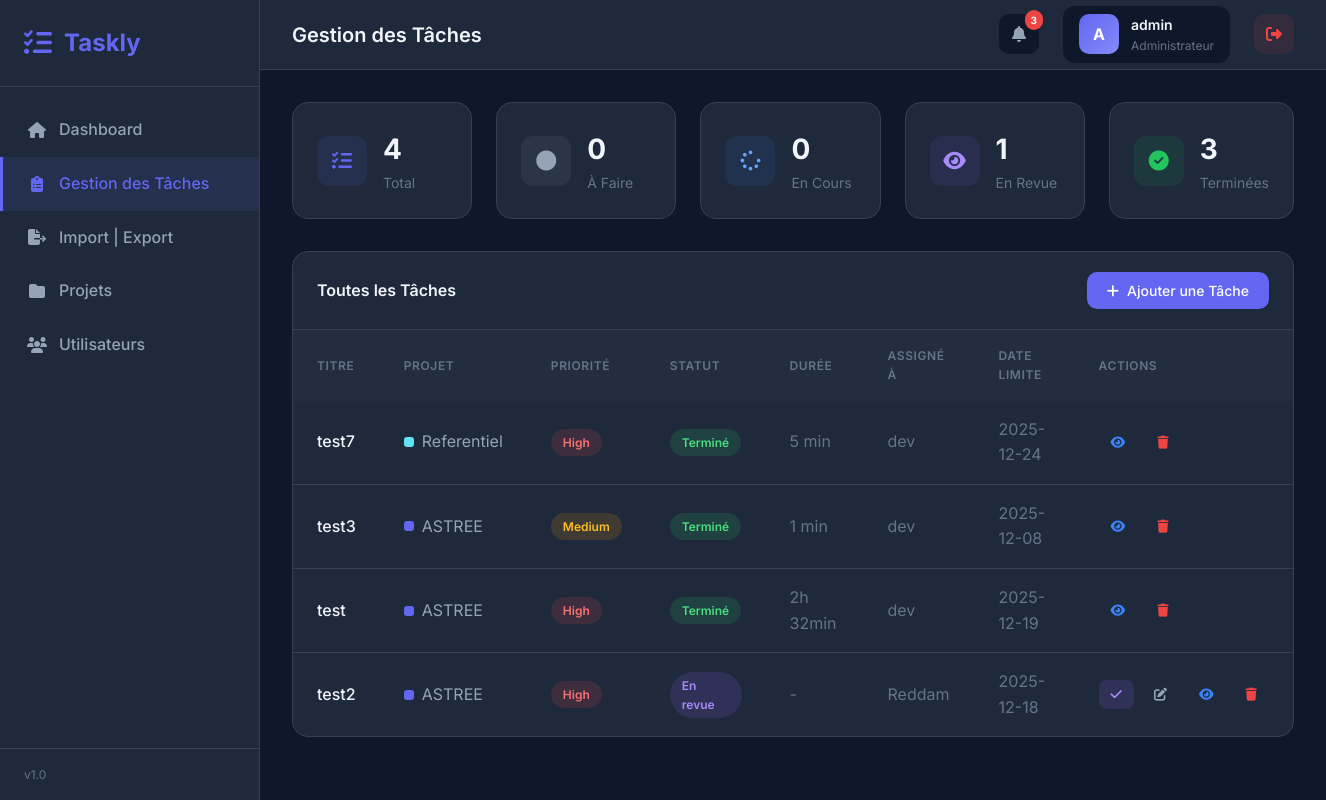
/pages/tasks.php (signed in), run on the app's committed database.
### tables this page shows
CREATE TABLE `tasks` (
  `id` int(11) NOT NULL,
  `title` varchar(150) NOT NULL,
  `description` text DEFAULT NULL,
  `status` enum('todo','in_progress','review','done') DEFAULT 'todo',
  `priority` enum('low','medium','high') DEFAULT 'medium',
  `assigned_to` int(11) DEFAULT NULL,
  `created_by` int(11) DEFAULT NULL,
  `due_date` date DEFAULT NULL,
  `created_at` timestamp NOT NULL DEFAULT current_timestamp(),
  `project_id` int(11) DEFAULT NULL,
  `completed_at` datetime DEFAULT NULL,
  `duration` int(11) DEFAULT NULL
);

CREATE TABLE `projects` (
  `id` int(11) NOT NULL,
  `name` varchar(100) NOT NULL,
  `description` text DEFAULT NULL,
  `color` varchar(7) DEFAULT '#6366f1',
  `created_at` timestamp NOT NULL DEFAULT current_timestamp()
);

CREATE TABLE `users` (
  `id` int(11) NOT NULL,
  `username` varchar(50) NOT NULL,
  `email` varchar(100) NOT NULL,
  `password` varchar(255) NOT NULL,
  `role` enum('admin','dev') NOT NULL DEFAULT 'dev',
  `created_at` timestamp NOT NULL DEFAULT current_timestamp()
);

### pages/tasks.php (the view, shortened to what this page needs)
<?php
require '../config/db.php';
$role = $_SESSION['user_role'];
if ($role === 'admin') {
    $stmt = $pdo->query("SELECT id, username FROM users WHERE role = 'dev'");
}
$totalTasks = $pdo->query("SELECT COUNT(*) FROM tasks")->fetchColumn();
$todoTasks = $pdo->query("SELECT COUNT(*) FROM tasks WHERE status = 'todo'")->fetchColumn();
$inProgressTasks = $pdo->query("SELECT COUNT(*) FROM tasks WHERE status = 'in_progress'")->fetchColumn();
$reviewTasks = $pdo->query("SELECT COUNT(*) FROM tasks WHERE status = 'review'")->fetchColumn();
$doneTasks = $pdo->query("SELECT COUNT(*) FROM tasks WHERE status = 'done'")->fetchColumn();
if ($role === 'admin') {
    $sql = "SELECT t.*, u.username as assigned_user, p.name as project_name, p.color as project_color
            FROM tasks t
            LEFT JOIN users u ON t.assigned_to = u.id
            LEFT JOIN projects p ON t.project_id = p.id
            ORDER BY t.created_at DESC";
    $stmt = $pdo->query($sql);
}
$tasks = $stmt->fetchAll();
include '../includes/header.php';
?>
<div class="stats-grid" style="grid-template-columns: repeat(5, 1fr);">
    <div class="stat-card">
        <div class="stat-icon primary"><i class="fas fa-tasks"></i></div>
        <div class="stat-info">
            <h3><?php echo $totalTasks; ?></h3>
            <p>Total</p>
        </div>
    </div>
    <div class="stat-card">
        <div class="stat-icon" style="background: rgba(148,163,184,0.1); color: #94a3b8;"><i class="fas fa-circle"></i>
        </div>
        <div class="stat-info">
            <h3><?php echo $todoTasks; ?></h3>
            <p>À Faire</p>
        </div>
    </div>
    <div class="stat-card">
        <div class="stat-icon" style="background: rgba(59,130,246,0.1); color: #60a5fa;"><i class="fas fa-spinner"></i>
        </div>
        <div class="stat-info">
            <h3><?php echo $inProgressTasks; ?></h3>
            <p>En Cours</p>
        </div>
    </div>
    <div class="stat-card">
        <div class="stat-icon" style="background: rgba(139,92,246,0.1); color: #a78bfa;"><i class="fas fa-eye"></i>
        </div>
        <div class="stat-info">
            <h3><?php echo $reviewTasks; ?></h3>
            <p>En Revue</p>
        </div>
    </div>
    <div class="stat-card">
        <div class="stat-icon success"><i class="fas fa-check-circle"></i></div>
        <div class="stat-info">
            <h3><?php echo $doneTasks; ?></h3>
            <p>Terminées</p>
        </div>
    </div>
</div>
<div class="table-container">
    <div class="table-header">
        <h3 class="table-title">Toutes les Tâches</h3>
        <?php if ($role === 'admin'): ?>
            <button class="btn btn-primary" onclick="openModal()">
                <i class="fas fa-plus"></i> Ajouter une Tâche
            </button>
        <?php endif; ?>
    </div>
    <?php if (count($tasks) > 0): ?>
        <table>
            <thead>
                <tr>
                    <th>Titre</th>
                    <th>Projet</th>
                    <th>Priorité</th>
                    <th>Statut</th>
                    <th>Durée</th>
                    <th>Assigné à</th>
                    <th>Date limite</th>
                    <th>Actions</th>
                </tr>
            </thead>
            <tbody>
                <?php foreach ($tasks as $task): ?>
                    <tr>
                        <td style="font-weight: 500;"><?php echo htmlspecialchars($task['title']); ?></td>
                        <td>
                            <div style="display: flex; align-items: center; gap: 0.5rem;">
                                <div
                                    style="width: 10px; height: 10px; border-radius: 3px; background: <?php echo htmlspecialchars($task['project_color'] ?? '#6366f1'); ?>;">
                                </div>
                                <span
                                    style="color: var(--text-secondary);"><?php echo htmlspecialchars($task['project_name'] ?? 'ASTREE'); ?></span>
                            </div>
                        </td>
                        <td><span
                                class="badge badge-<?php echo $task['priority']; ?>"><?php echo ucfirst($task['priority']); ?></span>
                        </td>
                        <td>
                            <?php
                            $statusLabels = [
                                'todo' => 'À faire',
                                'in_progress' => 'En cours',
                                'review' => 'En revue',
                                'done' => 'Terminé'
                            ];
                            ?>
                            <span class="badge badge-status-<?php echo $task['status']; ?>">
                                <?php echo $statusLabels[$task['status']] ?? $task['status']; ?>
                            </span>
                        </td>
                        <td style="color: var(--text-muted);">
                            <?php if ($task['status'] === 'done' && $task['duration']): ?>
                                <?php
                                $mins = $task['duration'];
                                if ($mins < 60) {
                                    echo $mins . ' min';
                                } elseif ($mins < 1440) {
                                    $hours = floor($mins / 60);
                                    $remaining = $mins % 60;
                                    echo $hours . 'h ' . ($remaining > 0 ? $remaining . 'min' : '');
                                } else {
                                    $days = floor($mins / 1440);
                                    $hours = floor(($mins % 1440) / 60);
                                    echo $days . 'j ' . ($hours > 0 ? $hours . 'h' : '');
                                }
                                ?>
                            <?php else: ?>
                                -
                            <?php endif; ?>
                        </td>
                        <td style="color: var(--text-muted);">
                            <?php echo htmlspecialchars($task['assigned_user'] ?? 'Non assigné'); ?>
                        </td>
                        <td style="color: var(--text-muted);"><?php echo $task['due_date'] ?? '-'; ?></td>
                        <td>
                            <div style="display: flex; gap: 0.5rem;">
                                <?php if ($task['status'] !== 'done'):
                                    $btnStyles = [
                                        'todo' => 'background: rgba(148,163,184,0.15); color: #94a3b8;',
                                        'in_progress' => 'background: rgba(59,130,246,0.15); color: #60a5fa;',
                                        'review' => 'background: rgba(139,92,246,0.15); color: #a78bfa;'
                                    ];
                                    $btnIcons = [
                                        'todo' => 'fa-play',
                                        'in_progress' => 'fa-eye',
                                        'review' => 'fa-check'
                                    ];
                                    $btnTitles = [
                                        'todo' => 'Démarrer (En cours)',
                                        'in_progress' => 'Mettre en revue',
                                        'review' => 'Terminer'
                                    ];
                                    $style = $btnStyles[$task['status']] ?? '';
                                    $icon = $btnIcons[$task['status']] ?? 'fa-check';
                                    $title = $btnTitles[$task['status']] ?? 'Avancer';
                                    ?>
                                    <button class="btn btn-sm"
                                        style="<?php echo $style; ?> border: none; border-radius: 8px; padding: 0.5rem 0.75rem;"
                                        onclick="advanceStatus(<?php echo $task['id']; ?>)" title="<?php echo $title; ?>">
                                        <i class="fas <?php echo $icon; ?>"></i>
                                    </button>
                                <?php endif; ?>
                                <?php if ($role === 'admin' && $task['status'] !== 'done'): ?>
                                    <button class="btn btn-ghost btn-sm" onclick="openEditModal(<?php echo $task['id']; ?>)"
                                        title="Modifier">
                                        <i class="fas fa-edit"></i>
                                    </button>
                                <?php endif; ?>
                                <button class="btn btn-ghost btn-sm" style="color: var(--info);"
                                    onclick="openViewModal(<?php echo $task['id']; ?>)" title="Voir les détails">
                                    <i class="fas fa-eye"></i>
                                </button>
                                <?php if ($role === 'admin'): ?>
                                    <button class="btn btn-ghost btn-sm" style="color: var(--danger);"
                                        onclick="deleteTask(<?php echo $task['id']; ?>, '<?php echo addslashes(htmlspecialchars($task['title'])); ?>')"
                                        title="Supprimer">
                                        <i class="fas fa-trash"></i>
                                    </button>
                                <?php endif; ?>
                            </div>
                        </td>
                    </tr>
                <?php endforeach; ?>
            </tbody>
        </table>
    <?php endif; ?>
</div>
<?php include '../includes/footer.php'; ?>

### assets/style.css (style rules this page uses)
:root { --primary: #6366f1; --primary-hover: #4f46e5; --primary-light: rgba(99, 102, 241, 0.1); --bg-dark: #0f172a; --bg-sidebar: #1e293b; --bg-card: #1e293b; --bg-main: #0f172a; --text-primary: #f1f5f9; --text-secondary: #94a3b8; --text-muted: #64748b; --border-color: #334155; --success: #22c55e; --warning: #f59e0b; --danger: #ef4444; --info: #3b82f6; --sidebar-width: 260px; --header-height: 70px; }
* { box-sizing: border-box; margin: 0; padding: 0; }
body { font-family: 'Inter', -apple-system, BlinkMacSystemFont, sans-serif; background-color: var(--bg-main); color: var(--text-primary); line-height: 1.6; }
.app-layout { display: flex; min-height: 100vh; }
.stats-grid { display: grid; grid-template-columns: repeat(auto-fit, minmax(220px, 1fr)); gap: 1.5rem; margin-bottom: 2rem; }
.stat-card { background: var(--bg-card); border: 1px solid var(--border-color); border-radius: 16px; padding: 1.5rem; display: flex; align-items: center; gap: 1rem; }
.stat-icon { width: 50px; height: 50px; border-radius: 12px; display: flex; align-items: center; justify-content: center; font-size: 1.25rem; }
.stat-icon.primary { background: var(--primary-light); color: var(--primary); }
.stat-icon.success { background: rgba(34, 197, 94, 0.1); color: var(--success); }
.stat-info h3 { font-size: 1.75rem; font-weight: 700; color: var(--text-primary); }
.stat-info p { font-size: 0.875rem; color: var(--text-muted); }
.table-container { background: var(--bg-card); border: 1px solid var(--border-color); border-radius: 16px; overflow: hidden; }
.table-header { display: flex; justify-content: space-between; align-items: center; padding: 1.25rem 1.5rem; border-bottom: 1px solid var(--border-color); }
.table-title { font-size: 1rem; font-weight: 600; }
table { width: 100%; border-collapse: collapse; }
thead tr { background: rgba(255, 255, 255, 0.02); }
th, td { padding: 1rem 1.5rem; text-align: left; }
th { font-size: 0.75rem; text-transform: uppercase; letter-spacing: 0.05em; color: var(--text-muted); font-weight: 600; }
tbody tr { border-bottom: 1px solid var(--border-color); transition: background 0.2s; }
tbody tr:last-child { border-bottom: none; }
.btn { display: inline-flex; align-items: center; gap: 0.5rem; padding: 0.625rem 1.25rem; border-radius: 10px; font-weight: 500; font-size: 0.875rem; cursor: pointer; transition: all 0.2s; border: none; font-family: inherit; }
.btn-primary { background: var(--primary); color: white; }
.btn-ghost { background: transparent; color: var(--text-secondary); }
.badge { display: inline-block; padding: 0.25rem 0.75rem; border-radius: 50px; font-size: 0.75rem; font-weight: 600; }
.badge-medium { background: rgba(245, 158, 11, 0.15); color: #fbbf24; }
.badge-high { background: rgba(239, 68, 68, 0.15); color: #f87171; }
.badge-status-review { background: rgba(139, 92, 246, 0.15); color: #a78bfa; }
.badge-status-done { background: rgba(34, 197, 94, 0.15); color: #4ade80; }
.btn-sm { padding: 0.375rem 0.75rem; font-size: 0.8125rem; }

### data on the page
tasks: title "test7", project.name "Referentiel", priority "High", status "Terminé", duration "5", assigned_to.username "dev", due_date "2025-12-24"
tasks: title "test3", project.name "ASTREE", priority "Medium", status "Terminé", duration "1", assigned_to.username "dev", due_date "2025-12-08"
tasks: title "test", project.name "ASTREE", priority "High", status "Terminé", duration "2", duration "32", assigned_to.username "dev", due_date "2025-12-19"
tasks: title "test2", project.name "ASTREE", priority "High", status "En revue", assigned_to.username "Reddam", due_date "2025-12-18"

### other printed values
substr($_SESSION['username'], 0, 1) "A"
$_SESSION['username'] "admin"
$totalTasks "4"
$todoTasks "0"
$inProgressTasks "0"
$reviewTasks "1"
$doneTasks "3"
